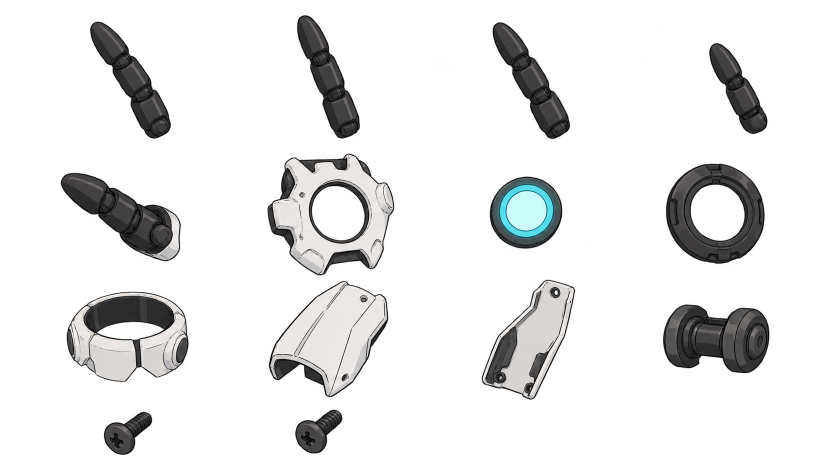
#> input picture ClaudeVer/gen/_production/raw/parts_exploded.png, 1672 x 941 px, found by its file name (shown at 1/2 size)
$ python geometry_qa.py
#> lines starting #> are read from the running program, lines starting #| are printed output that depends on the picture; after the words box and inside, x2 and y2 are one past the last pixel; in counts of white or black regions, pixels touching at a corner belong together
from pathlib import Path
import json
import math
import numpy as np
from PIL import Image

ROOT=Path(__file__).resolve().parents[1]

def components(mask):
    parent=[]
    runs=[]
    previous=[]
    def find(i):
        while parent[i]!=i:
            parent[i]=parent[parent[i]]
            i=parent[i]
        return i
    for y,row in enumerate(mask):
        padded=np.pad(row.astype('int8'),(1,1))
        starts=np.where(np.diff(padded)==1)[0]
        ends=np.where(np.diff(padded)==-1)[0]
        current=[]
        for start,end in zip(starts,ends):
            tag=len(parent); parent.append(tag)
            for ps,pe,pt in previous:
                if start<=pe and end>=ps:
                    parent[find(tag)]=find(pt)
            current.append((int(start),int(end),tag))
            runs.append((y,int(start),int(end),tag))
        previous=current
    groups={}
    for y,start,end,tag in runs:
        groups.setdefault(find(tag),[]).append((y,start,end))
    result=[]
    for group in groups.values():
        area=sum(end-start for y,start,end in group)
        if area>200:
            bbox=[min(s for y,s,e in group),min(y for y,s,e in group),max(e for y,s,e in group),max(y for y,s,e in group)+1]
            result.append({'area':area,'bbox':bbox,'runs':group})
    return sorted(result,key=lambda g:(g['bbox'][1]//200,g['bbox'][0]))

im=Image.open(ROOT/'parts_exploded.png')
#> im is the input picture: PIL image 1672x941 RGBA; mean R, G, B, A 20.8, 21, 20.8, 42.2
mask=np.array(im.getchannel('A'))>128
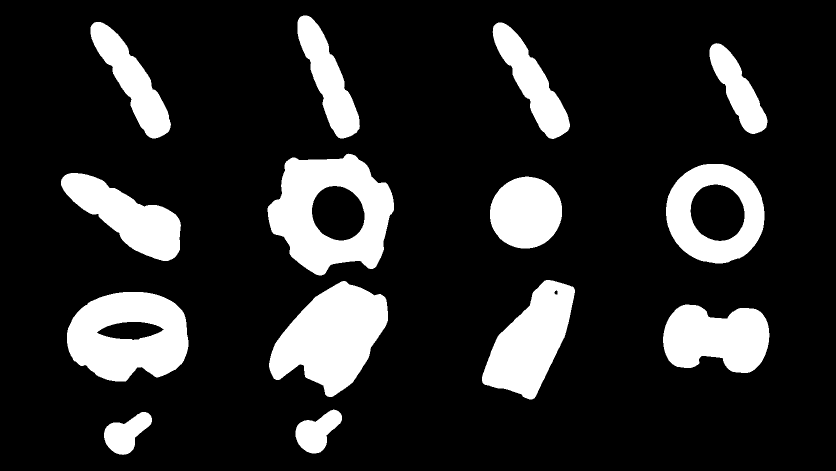
#> mask: shape (941, 1672) bool (shown at 1/2 size); 16.7% white; 14 white regions, largest, box (x1, y1, x2, y2) and area: (535, 307, 788, 551) 35379, (538, 562, 776, 794) 33253, (134, 584, 377, 763) 31143
parts=components(mask)
#> the loop in components, `for y,row in enumerate(mask):` made 941 passes
#> (starts, ends, previous) on passes 32 to 34: ([606], [615], [(606, 615, 0)]), ([603], [618], [(603, 618, 1)]), ([601], [620], [(601, 620, 2)])
#> after the loop in components, `for y,row in enumerate(mask):`: parent = 3019 values, max 2889 at index 2892, min 0 at index 0, mean 1124.8; runs = 3019 items, first 6: (31, 606, 615, 0), (32, 603, 618, 1), (33, 601, 620, 2), (34, 600, 622, 3), (35, 599, 623, 4), (36, 598, 624, 5)
#> the loop in components, `for y,start,end,tag in runs:` made 3019 passes
#> (y, start, end) on passes 1 to 3: (31, 606, 615), (32, 603, 618), (33, 601, 620)
#> after the loop in components, `for y,start,end,tag in runs:`: groups = 14 items
#> the loop in components, `for group in groups.values():` made 14 passes
#> (area, bbox) on passes 1 to 12: (13027, [595, 31, 720, 277]), (13766, [181, 44, 342, 277]), (13272, [985, 45, 1140, 278]), (9140, [1419, 86, 1535, 268]), (35379, [535, 307, 788, 551]), (21443, [1332, 328, 1529, 527]), (19762, [122, 346, 362, 522]), (16288, [980, 353, 1124, 497]), (24476, [964, 560, 1150, 799]), (33253, [538, 562, 776, 794]), (31143, [134, 584, 377, 763]), (22007, [1326, 609, 1539, 746])
#> parts = 14 items
boundaries=[]
for part in parts:
    x0,y0,x1,y1=part['bbox']
    local=np.zeros((y1-y0,x1-x0),bool)
    for y,start,end in part['runs']:
        local[y-y0,start-x0:end-x0]=True
    p=np.pad(local,1)
    interior=p[1:-1,1:-1] & p[:-2,1:-1] & p[2:,1:-1] & p[1:-1,:-2] & p[1:-1,2:]
    yy,xx=np.where(local & ~interior)
    boundaries.append(np.column_stack((xx+x0,yy+y0)).astype('int32'))
#> this loop made 14 passes
#> (x0, y0, x1, y1) on passes 1 to 12: (181, 44, 342, 277), (595, 31, 720, 277), (985, 45, 1140, 278), (1419, 86, 1535, 268), (122, 346, 362, 522), (535, 307, 788, 551), (980, 353, 1124, 497), (1332, 328, 1529, 527), (134, 584, 377, 763), (538, 562, 776, 794), (964, 560, 1150, 799), (1326, 609, 1539, 746)
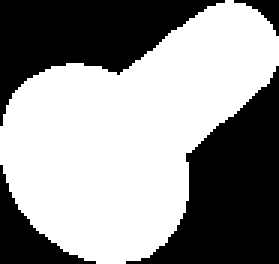
#> local: shape (88, 93) bool (shown 3 times larger); 57.7% white; 4 black regions, box (x1, y1, x2, y2) and area: (42, 22, 93, 88) 1652, (0, 0, 75, 42) 1395, (0, 55, 32, 88) 345, (78, 0, 93, 12) 66
#> after the loop, boundaries = 14 items
min_gap=math.inf
for i,a in enumerate(boundaries):
    for j,b in enumerate(boundaries[:i]):
        ab=parts[i]['bbox']; bb=parts[j]['bbox']
        bound=math.hypot(max(0,ab[0]-bb[2],bb[0]-ab[2]),max(0,ab[1]-bb[3],bb[1]-ab[3]))
        if bound>=min_gap:
            continue
        for block in np.array_split(a,max(1,len(a)//256)):
            dist=((block[:,None,:]-b[None,:,:]).astype('float32')**2).sum(axis=2)
            min_gap=min(min_gap,math.sqrt(float(dist.min())))
#> this loop made 14 passes
assert len(parts)==14,len(parts)
#> (the run stopped early here; a loop or call above may not have finished)
